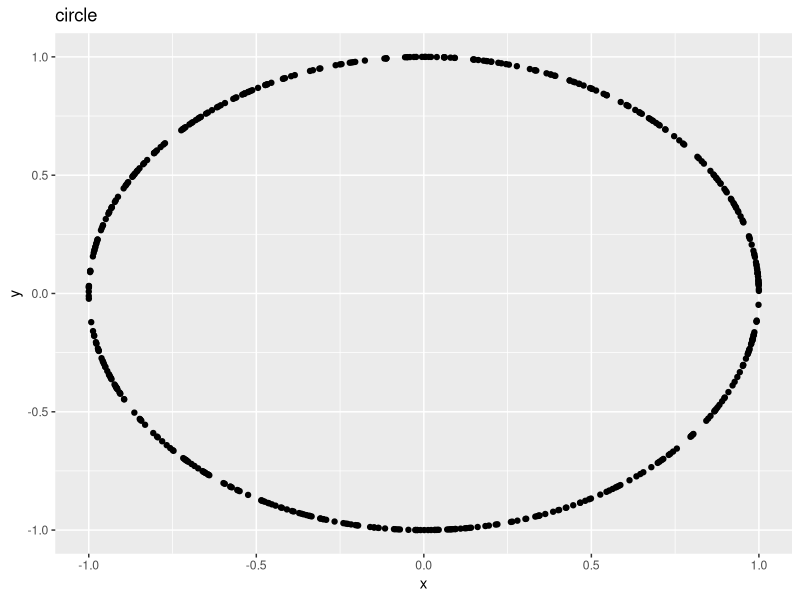
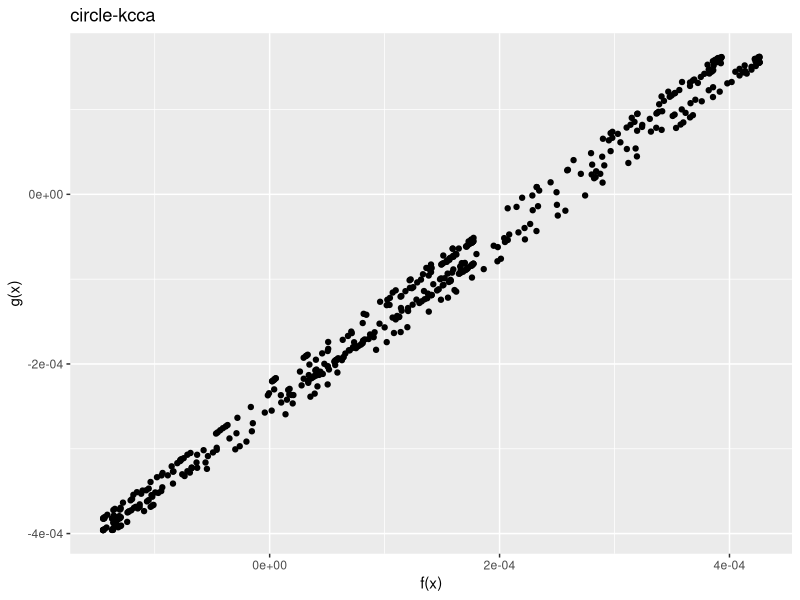

Recreate these plots in R, in order.
library(kernlab)
library(data.table)
library(ggplot2)

frame_files <- lapply(sys.frames(), function(x) x$ofile)
frame_files <- Filter(Negate(is.null), frame_files)
setwd(dirname(frame_files[[length(frame_files)]]))

d <- data.frame(fread("data/circle.csv"))

x <- matrix(d$V1)
y <- matrix(d$V2)

p <- ggplot(
  d,
  aes(
    x=V1,
    y=V2
  )
)

g <- p + geom_point(alpha=1) + labs(title="circle", x="x", y="y")
plot(g)

# cca
d.cancor <- cancor(x, y)

# correlations
d.cancor$cor
# [1] 0.0111915

d.cancor$xcoef
d.cancor$ycoef

# kernel cca
d.kcca <- kcca(
  x,
  y,
  kernel="rbfdot",
  kpar=list(sigma=1),
  gamma=1,
  ncomps=1
)

# Correlation coefficients in feature space
kcor(d.kcca)
# [1] -0.9960846

p <- ggplot(
  d,
  aes(
    x=xcoef(d.kcca),
    y=ycoef(d.kcca)
  )
)

g <- p + geom_point(alpha=1) + labs(title="circle-kcca", x="f(x)", y="g(x)")
plot(g)
